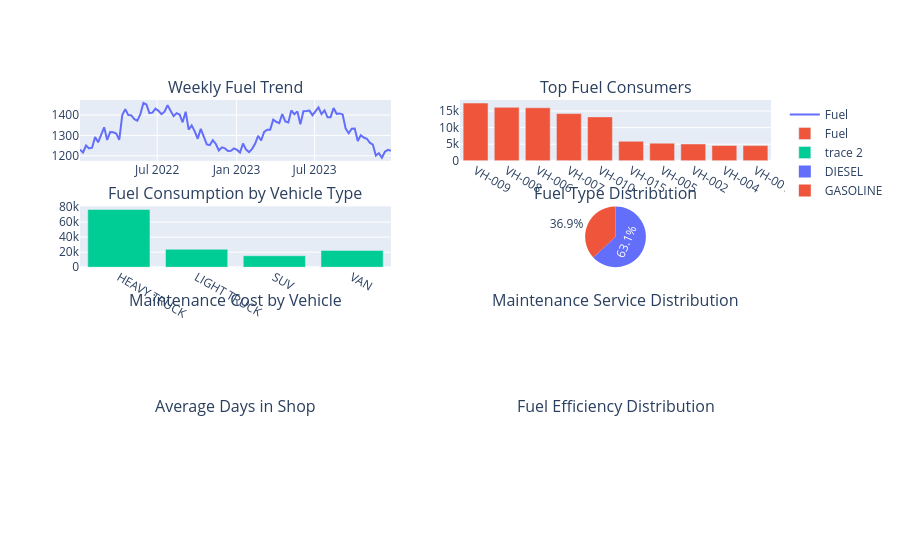

Source (notebook cell):
### Code cell
fig.add_trace(

    go.Pie(

        labels=fuel_type["fuel_type"],

        values=fuel_type["gallons"]

    ),

    row=2,
    col=2

)
